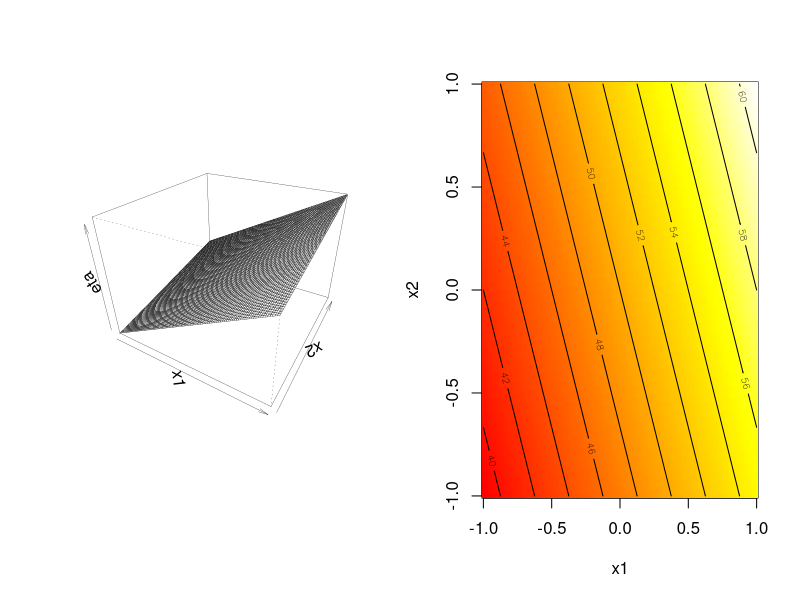
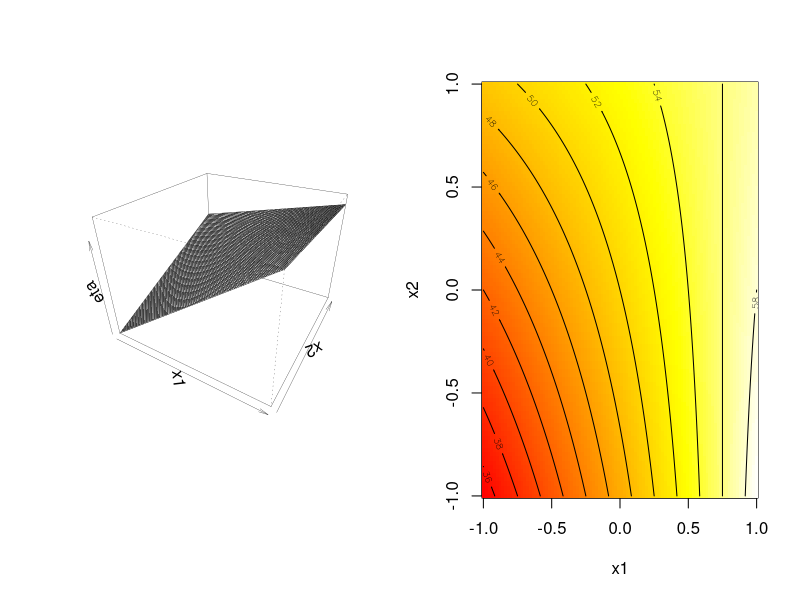

R code for these plots, in order:
## Main effects model examplea

# Example 1: \yita = 50 + 8*x_1 + 3*x_2

first.order <- function(x1, x2)
{
  50 + 8 * x1 + 3 * x2
}

x1 <- x2 <- seq(-1, 1, length=100)
g <- expand.grid(x1, x2)
eta1<- matrix(first.order(g[, 1], g[, 2]), ncol=length(x2))

par(mfrow=c(1, 2))
persp(x1, x2, eta1, theta=30, phi=30, zlab="eta", expand=0.75, lwd=0.25)
image(x1, x2, eta1, col=heat.colors(128))
contour(x1, x2, matrix(eta1, ncol=length(x2)), add = TRUE)

# Example 2: \yita = 50 + 8*x_1 + 3*x_2 - 4*x_1x_2

first.order.i <- function(x1, x2)
{
  50 + 8 * x1 + 3 * x2 - 4 * x1 * x2
}

x1 <- x2 <- seq(-1, 1, length=100)
g <- expand.grid(x1, x2)
eta1i<- matrix(first.order.i(g[, 1], g[, 2]), ncol=length(x2))

par(mfrow=c(1, 2))
persp(x1, x2, eta1i, theta=30, phi=30, zlab="eta", expand=0.75, lwd=0.25)
image(x1, x2, eta1i, col=heat.colors(128))
contour(x1, x2, matrix(eta1i, ncol=length(x2)), add = TRUE)


